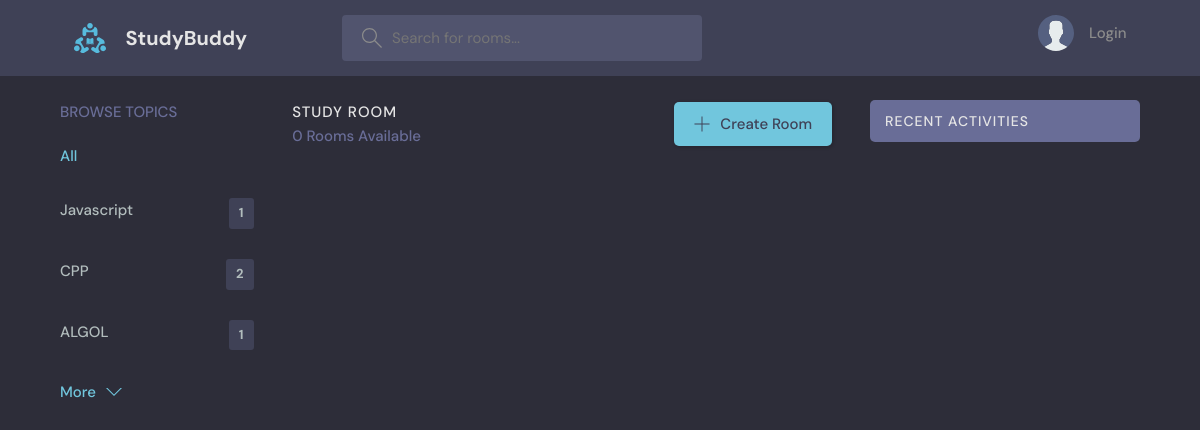
The app's page /?q=Django, older data.
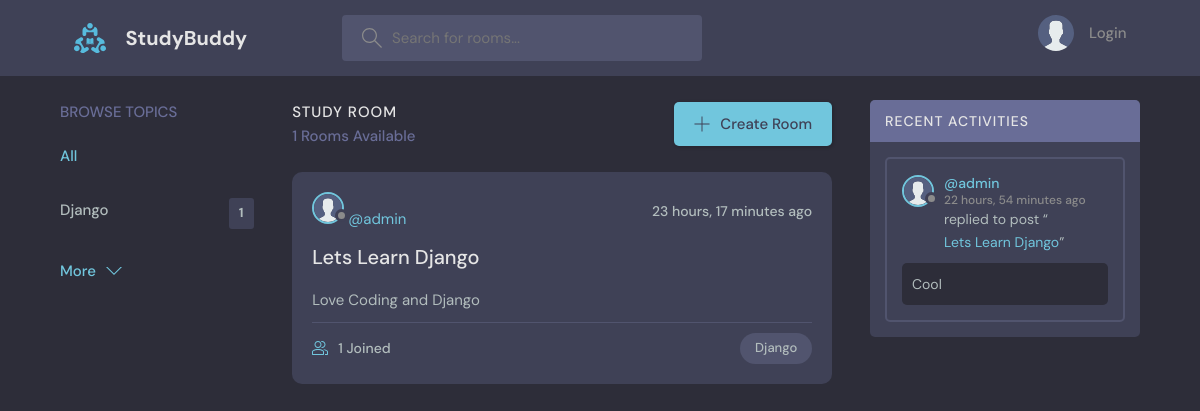
The same page, newer data.
### base/models.py (models this page shows, shortened)
class Topic(models.Model):
    name = models.CharField(max_length=200)

class Room(models.Model):
    host = models.ForeignKey(User, on_delete=models.SET_NULL, null=True)
    topic = models.ForeignKey(Topic, on_delete=models.SET_NULL, null=True)
    name = models.CharField(max_length=200)
    desc = models.TextField(max_length=200, null=True, blank=True)
    updated = models.DateTimeField(auto_now=True)
    created = models.DateTimeField(auto_now_add=True)
    participants = models.ManyToManyField(User, related_name='participants', blank=True)
    class Meta:
        ordering = ['-updated', '-created']
    def __str__(self):
        return self.name

class User(AbstractUser):
    name = models.CharField(max_length=200, null=True)
    email = models.EmailField(unique=True)
    username = models.CharField(unique=True, max_length=17, null=True)
    bio = models.TextField(null=True)
    avatar = models.ImageField(null=True, default="avatar.svg")
    USERNAME_FIELD = 'email'
    REQUIRED_FIELDS = []

class Message(models.Model):
    user = models.ForeignKey(User, on_delete=models.CASCADE)
    room = models.ForeignKey(Room, on_delete=models.CASCADE)
    body = models.TextField()
    updated = models.DateTimeField(auto_now=True)
    created = models.DateTimeField(auto_now_add=True)
    class Meta:
        ordering = ['-updated', '-created']
    def __str__(self):
        return self.body[0:50]

### base/views.py (the view)
# urls.py: path('', views.home, name='home'),
def home(req):
    q = req.GET.get('q') if req.GET.get('q') != None else ''
    rooms = Room.objects.filter(
        Q(topic__name__icontains=q) |
        Q(name__icontains=q) |
        Q(desc__icontains=q)
        )
    topics = Topic.objects.all()[0:5]
    room_count = rooms.count()
    room_messages = Message.objects.filter(Q(room__topic__name__icontains=q))[0:5]
    context = {'rooms': rooms, 'topics': topics, 'room_count': room_count, 'room_messages': room_messages}
    return render(req, 'base/home.html', context)

### templates/base/home.html (shortened to what this page needs)
{% extends 'main.html' %} {% block content %}
<main class="layout layout--3">
  <div class="container">
    {% include 'base/topic_component.html' %}
    <div class="roomList">
      <div class="roomList__header">
        <div>
          <h2>Study Room</h2>
          <p>{{room_count}} Rooms Available</p>
        </div>
        <a class="btn btn--main" href="{% url 'create-room' %}">
          <svg
            version="1.1"
            xmlns="http://www.w3.org/2000/svg"
            width="32"
            height="32"
            viewBox="0 0 32 32"
          >
            <title>add</title>
            <path
              d="M16.943 0.943h-1.885v14.115h-14.115v1.885h14.115v14.115h1.885v-14.115h14.115v-1.885h-14.115v-14.115z"
            ></path>
          </svg>
          Create Room
        </a>
      </div>
      {% include 'base/feed_component.html' %}
    </div>
    <div class="activities">
      <div class="activities__header">
        <h2>Recent Activities</h2>
      </div>
      {% include 'base/activity_feed.html' %}
    </div>
  </div>
</main>
{% endblock %}

### templates/base/topic_component.html
<div class="topics">
  <div class="topics__header">
    <h2>Browse Topics</h2>
  </div>
  <ul class="topics__list">
    <li>
      <a href="{% url 'home' %}" class="active"> All </a>
    </li>
    {% for topic in topics%} {% if topic.room_set.all.count > 0 %}
    <li>
      <a href="{% url 'home' %}?q={{topic.name}}"
        >{{topic.name}} <span>{{topic.room_set.all.count}}</span></a
      >
    </li>
    {% endif %} {%endfor%}
  </ul>
  <a class="btn btn--link" href="{% url 'topics' %}">
    More
    <svg
      version="1.1"
      xmlns="http://www.w3.org/2000/svg"
      width="32"
      height="32"
      viewBox="0 0 32 32"
    >
      <title>chevron-down</title>
      <path d="M16 21l-13-13h-3l16 16 16-16h-3l-13 13z"></path>
    </svg>
  </a>
</div>

### templates/base/feed_component.html (shortened to what this page needs)
{% for room in rooms %}
<div class="roomListRoom">
  <div class="roomListRoom__header">
    <a href="{% url 'user' room.host.id %}">
       <class="roomListRoom__author">
      <div class="avatar avatar--small">
        <img src="{{room.host.avatar.url}}" />
      </div>
      <span>@{{room.host.username}}</span>
    </a>
    <div class="roomListRoom__actions">
      <span>{{room.created|timesince}} ago</span>
    </div>
  </div>
  <div class="roomListRoom__content">
    <a href="{% url 'room' room.id %}">{{room.name}}</a>
    <p>{{room.desc}}</p>
  </div>
  <div class="roomListRoom__meta">
    <a href="room.html" class="roomListRoom__joined">
      {{room.participants.all.count}} Joined
    </a>
    <p class="roomListRoom__topic">{{room.topic.name}}</p>
  </div>
</div>
{% endfor %}

### templates/base/activity_feed.html (shortened to what this page needs)
{% for message in room_messages %}
<div class="activities__box">
  <div class="activities__boxHeader roomListRoom__header">
    <a href="{% url 'user' message.user.id %}" class="roomListRoom__author">
      <div class="avatar avatar--small">
        <img src="{{message.user.avatar.url}}" />
      </div>
      <p>
        @{{message.user.username}}
        <span>{{message.created|timesince}} ago</span>
      </p>
    </a>
  </div>
  <div class="activities__boxContent">
    <p>
      replied to post “<a href="{% url 'room' message.room.id %}"
        >{{message.room}}</a
      >”
    </p>
    <div class="activities__boxRoomContent">{{message.body}}</div>
  </div>
</div>
{% endfor %}

Row changes from the older to the newer data that the page shows:
removed Topic: name "CPP", room_set.all.count "2"
removed Topic: name "ALGOL", room_set.all.count "1"
changed Topic id 1: name "Javascript" → "Django"
added Room: host.avatar (placeholder picture), host.username "admin", created "23 hours, 17 minutes", name "Lets Learn Django", desc "Love Coding and Django", participants.all.count "1", topic.name "Django"
added Message: user.avatar (placeholder picture), user.username "admin", created "22 hours, 54 minutes", room "Lets Learn Django", body "Cool"
Text that changed along with them:
{{ room_count }}: "0" → "1"
